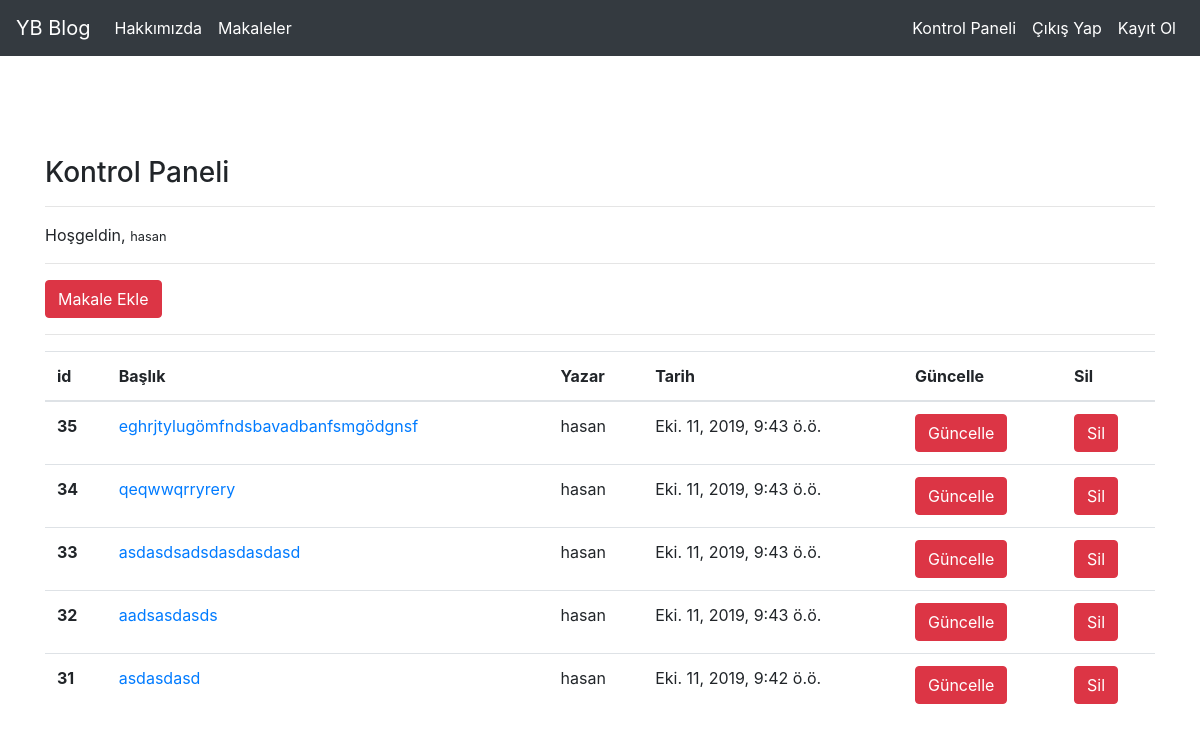
Screenshot of /articles/dashboard/ (signed in) with the database file from the repository.
### article/models.py (models this page shows, shortened)
class Article(models.Model):
    author = models.ForeignKey("auth.User",on_delete = models.CASCADE, verbose_name ="YAZAR")
    title = models.CharField(max_length=50, verbose_name ="Başlık")
    content = models.TextField(verbose_name="içerik")
    created_date = models.DateTimeField(auto_now_add=True, verbose_name ="Oluşturma Tarihi")
    class Meta:
        ordering = ['-created_date']

### article/views.py (the view)
# urls.py: path('dashboard/',views.dashboard,name="dashboard"),
@login_required(login_url="user:login")
def dashboard(request):
    articles = Article.objects.filter(author = request.user)
    context = {
        "articles":articles
    }
    return render(request,"dashboard.html",context)

### templates/dashboard.html
{% extends "layout.html" %}
{% block body %}
<h3>Kontrol Paneli</h3>
<hr>
<p>
    Hoşgeldin, <small>{{request.user.username}}</small>
</p>
<hr>
<a class="btn btn-danger" href="/articles/addarticle">Makale Ekle</a>
<hr>
{% if articles %}
    <table class="table">
  <thead>
    <tr>
      <th scope="col">id</th>
      <th scope="col">Başlık</th>
      <th scope="col">Yazar</th>
      <th scope="col">Tarih</th>
      <th scope="col">Güncelle</th>
      <th scope="col">Sil</th>
    </tr>
  </thead>
  <tbody>
    {% for article in articles %}
    <tr>
      <th scope="row">{{article.id}}</th>
      <td><a href="/articles/article/{{article.id}}">{{article.title}}</a></td>
      <td>{{article.author.username}}</td>
      <td>{{article.created_date}}</td>
      <td><a href="/articles/update/{{article.id}}" class="btn btn-danger">Güncelle</a></td>
      <td><a href="/articles/delete/{{article.id}}" class="btn btn-danger">Sil</a></td>
    </tr>
    {% endfor %}
  </tbody>
</table>
{% else %}
    <div class="alert alert-danger">
        Henüz Bir makaleniz Bulunmamaktadır
    </div>
{% endif %}
{% endblock body %}

### rows the page displays
Article: id "35", title "eghrjtylugömfndsbavadbanfsmgödgnsf", author.username "hasan", created_date "Eki. 11, 2019, 9:43 ö.ö."
Article: id "34", title "qeqwwqrryrery", author.username "hasan", created_date "Eki. 11, 2019, 9:43 ö.ö."
Article: id "33", title "asdasdsadsdasdasdasd", author.username "hasan", created_date "Eki. 11, 2019, 9:43 ö.ö."
Article: id "32", title "aadsasdasds", author.username "hasan", created_date "Eki. 11, 2019, 9:43 ö.ö."
Article: id "31", title "asdasdasd", author.username "hasan", created_date "Eki. 11, 2019, 9:42 ö.ö."

### other values shown
{{ request.user.username }} "hasan"
